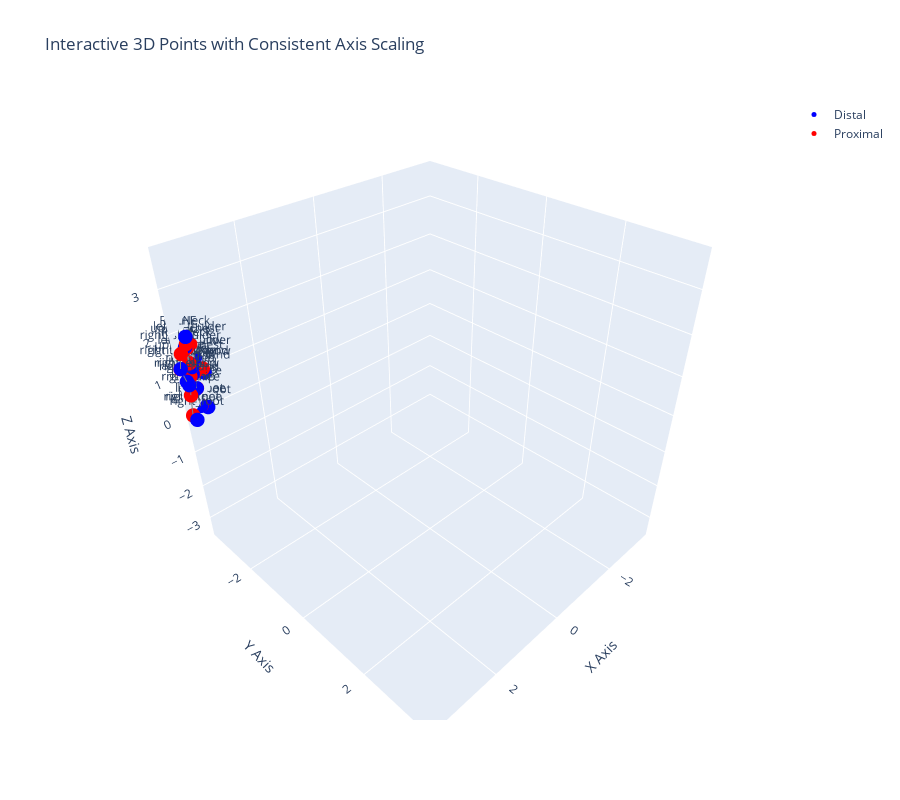

Notebook source saved alongside this figure:
### Code cell
import pandas as pd
# import matplotlib.pyplot as plt
import plotly.graph_objects as go

distal_data = subject_distal_df.loc[[0,2,7,frame_no]].copy()
proximal_data = subject_proximal_df.loc[[0,2,7,frame_no]].copy()

# drop columns where there is nan
distal_data.dropna(axis=1,inplace=True)
proximal_data.dropna(axis=1,inplace=True)

point_names_proximal = proximal_data.loc[0, [i for i, x in (proximal_data.loc[7] == "X").items() if x]].values.tolist()#2
point_names_distal = distal_data.loc[0, [i for i, x in (distal_data.loc[7] == "X").items() if x]].values.tolist()#2

# Prepare the data (using your existing data extraction logic)
xp = list(map(float, proximal_data[[i for i, x in (proximal_data.loc[7] == "X").items() if x]].loc[frame_no].values.tolist()))
xd = list(map(float, distal_data[[i for i, x in (distal_data.loc[7] == "X").items() if x]].loc[frame_no].values.tolist()))

yp = list(map(float, proximal_data[[i for i, x in (proximal_data.loc[7] == "Y").items() if x]].loc[frame_no].values.tolist()))
yd = list(map(float, distal_data[[i for i, x in (distal_data.loc[7] == "Y").items() if x]].loc[frame_no].values.tolist()))

zp = list(map(float, proximal_data[[i for i, x in (proximal_data.loc[7] == "Z").items() if x]].loc[frame_no].values.tolist()))
zd = list(map(float, distal_data[[i for i, x in (distal_data.loc[7] == "Z").items() if x]].loc[frame_no].values.tolist()))


# Find the min and max values across all axes to set consistent ranges
x_min = min(min(xp), min(xd))
x_max = max(max(xp), max(xd))
y_min = min(min(yp), min(yd))
y_max = max(max(yp), max(yd))
z_min = min(min(zp), min(zd))
z_max = max(max(zp), max(zd))

# Determine a common range for all axes
axis_range = [
    min(x_min, y_min, z_min),  # Minimum range value across all axes
    max(x_max, y_max, z_max)  # Maximum range value across all axes
]

# Create the Plotly 3D scatter plot
fig = go.Figure()

# Add distal points (blue)
fig.add_trace(go.Scatter3d(
    x=xd, y=yd, z=zd,
    mode='markers+text',
    marker=dict(size=5, color='blue'),
    text=point_names_distal,  # Add point names as hover text
    textposition="top center",
    name='Distal'
))

# Add proximal points (red)
fig.add_trace(go.Scatter3d(
    x=xp, y=yp, z=zp,
    mode='markers+text',
    marker=dict(size=5, color='red'),
    text=point_names_proximal,  # Add point names as hover text
    textposition="top center",
    name='Proximal'
))

# Draw edges (lines) between proximal and distal points with the same name
for i, name in enumerate(point_names_proximal):
    if name in point_names_distal:  # Check if the name exists in the distal labels
        j = point_names_distal.index(name)  # Find the corresponding index
        fig.add_trace(go.Scatter3d(
            x=[xp[i], xd[j]],
            y=[yp[i], yd[j]],
            z=[zp[i], zd[j]],
            mode='lines',
            line=dict(color='gray', width=2),
            showlegend=False  # Hide legend for individual lines
        ))


# Update layout for better visualization
fig.update_layout(
    scene=dict(
        xaxis=dict(title='X Axis', range=axis_range),
        yaxis=dict(title='Y Axis', range=axis_range),
        zaxis=dict(title='Z Axis', range=axis_range),
        aspectmode='cube'  # Ensures a cubic aspect ratio
    ),
    title='Interactive 3D Points with Consistent Axis Scaling',
    height=800  # Adjust height to make the plot taller
)

# Show the interactive plot
fig.show()

### Figure 1 — Plotly figure (JSON) as saved in the notebook; plotly's stock layout.template omitted (floating-point values rounded to 4 significant figures)
{"data": [{"marker": {"color": "blue", "size": 5}, "mode": "markers+text", "name": "Distal", "text": ["left_shoulder", "left_elbow", "left_foot", "left_hand", "left_knee", "left_hip", "spine", "right_shoulder", "right_elbow", "right_foot", "right_hand", "RHE", "RHENeck", "pelvis", "right_knee", "RTA", "right_hip", "upper_chest"], "textposition": "top center", "type": "scatter3d", "x": [3.429, 3.343, 3.4, 3.338, 3.521, 3.545, 3.604, 3.866, 3.853, 3.819, 3.826, 3.608, 3.608, 3.618, 3.826, 3.634, 3.768, 3.634], "y": [-3.559, -3.478, -3.474, -3.44, -3.554, -3.518, -3.401, -3.37, -3.235, -3.219, -3.219, -3.393, -3.394, -3.41, -3.356, -3.45, -3.375, -3.453], "z": [1.275, 1.013, 0.04548, 0.9266, 0.09747, 0.587, 1.198, 1.278, 1.025, 0.04642, 0.9356, 1.923, 1.921, 1.025, 0.09793, 1.673, 0.5787, 1.669]}, {"marker": {"color": "red", "size": 5}, "mode": "markers+text", "name": "Proximal", "text": ["left_shoulder", "left_elbow", "left_foot", "left_hand", "left_knee", "left_hip", "spine", "right_shoulder", "right_elbow", "right_foot", "right_hand", "RHE", "RHENeck", "pelvis", "right_knee", "RTA", "right_hip", "upper_chest"], "textposition": "top center", "type": "scatter3d", "x": [3.474, 3.431, 3.515, 3.344, 3.543, 3.531, 3.627, 3.797, 3.869, 3.829, 3.849, 3.619, 3.615, 3.603, 3.769, 3.605, 3.703, 3.626], "y": [-3.54, -3.573, -3.55, -3.474, -3.517, -3.459, -3.437, -3.353, -3.375, -3.354, -3.239, -3.416, -3.428, -3.401, -3.374, -3.403, -3.356, -3.439], "z": [1.633, 1.283, 0.0995, 1.014, 0.5874, 1.029, 1.289, 1.617, 1.274, 0.09855, 1.023, 1.747, 1.645, 1.197, 0.5798, 1.192, 1.027, 1.282]}, {"line": {"color": "gray", "width": 2}, "mode": "lines", "showlegend": false, "type": "scatter3d", "x": [3.474, 3.429], "y": [-3.54, -3.559], "z": [1.633, 1.275]}, {"line": {"color": "gray", "width": 2}, "mode": "lines", "showlegend": false, "type": "scatter3d", "x": [3.431, 3.343], "y": [-3.573, -3.478], "z": [1.283, 1.013]}, {"line": {"color": "gray", "width": 2}, "mode": "lines", "showlegend": false, "type": "scatter3d", "x": [3.515, 3.4], "y": [-3.55, -3.474], "z": [0.0995, 0.04548]}, {"line": {"color": "gray", "width": 2}, "mode": "lines", "showlegend": false, "type": "scatter3d", "x": [3.344, 3.338], "y": [-3.474, -3.44], "z": [1.014, 0.9266]}, {"line": {"color": "gray", "width": 2}, "mode": "lines", "showlegend": false, "type": "scatter3d", "x": [3.543, 3.521], "y": [-3.517, -3.554], "z": [0.5874, 0.09747]}, {"line": {"color": "gray", "width": 2}, "mode": "lines", "showlegend": false, "type": "scatter3d", "x": [3.531, 3.545], "y": [-3.459, -3.518], "z": [1.029, 0.587]}, {"line": {"color": "gray", "width": 2}, "mode": "lines", "showlegend": false, "type": "scatter3d", "x": [3.627, 3.604], "y": [-3.437, -3.401], "z": [1.289, 1.198]}, {"line": {"color": "gray", "width": 2}, "mode": "lines", "showlegend": false, "type": "scatter3d", "x": [3.797, 3.866], "y": [-3.353, -3.37], "z": [1.617, 1.278]}, {"line": {"color": "gray", "width": 2}, "mode": "lines", "showlegend": false, "type": "scatter3d", "x": [3.869, 3.853], "y": [-3.375, -3.235], "z": [1.274, 1.025]}, {"line": {"color": "gray", "width": 2}, "mode": "lines", "showlegend": false, "type": "scatter3d", "x": [3.829, 3.819], "y": [-3.354, -3.219], "z": [0.09855, 0.04642]}, {"line": {"color": "gray", "width": 2}, "mode": "lines", "showlegend": false, "type": "scatter3d", "x": [3.849, 3.826], "y": [-3.239, -3.219], "z": [1.023, 0.9356]}, {"line": {"color": "gray", "width": 2}, "mode": "lines", "showlegend": false, "type": "scatter3d", "x": [3.619, 3.608], "y": [-3.416, -3.393], "z": [1.747, 1.923]}, {"line": {"color": "gray", "width": 2}, "mode": "lines", "showlegend": false, "type": "scatter3d", "x": [3.615, 3.608], "y": [-3.428, -3.394], "z": [1.645, 1.921]}, {"line": {"color": "gray", "width": 2}, "mode": "lines", "showlegend": false, "type": "scatter3d", "x": [3.603, 3.618], "y": [-3.401, -3.41], "z": [1.197, 1.025]}, {"line": {"color": "gray", "width": 2}, "mode": "lines", "showlegend": false, "type": "scatter3d", "x": [3.769, 3.826], "y": [-3.374, -3.356], "z": [0.5798, 0.09793]}, {"line": {"color": "gray", "width": 2}, "mode": "lines", "showlegend": false, "type": "scatter3d", "x": [3.605, 3.634], "y": [-3.403, -3.45], "z": [1.192, 1.673]}, {"line": {"color": "gray", "width": 2}, "mode": "lines", "showlegend": false, "type": "scatter3d", "x": [3.703, 3.768], "y": [-3.356, -3.375], "z": [1.027, 0.5787]}, {"line": {"color": "gray", "width": 2}, "mode": "lines", "showlegend": false, "type": "scatter3d", "x": [3.626, 3.634], "y": [-3.439, -3.453], "z": [1.282, 1.669]}], "layout": {"height": 800, "scene": {"aspectmode": "cube", "xaxis": {"range": [-3.573, 3.869], "title": {"text": "X Axis"}}, "yaxis": {"range": [-3.573, 3.869], "title": {"text": "Y Axis"}}, "zaxis": {"range": [-3.573, 3.869], "title": {"text": "Z Axis"}}}, "title": {"text": "Interactive 3D Points with Consistent Axis Scaling"}}}
